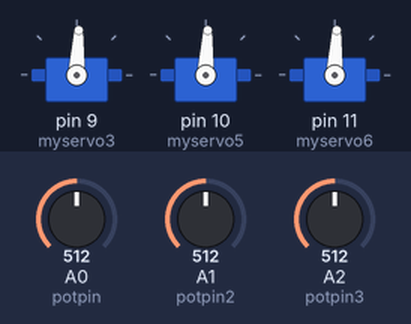
Recording of a sketch running on a simulated Arduino Uno, built with avr-gcc and run on an emulated ATmega328P. Parts: 3 × servo. The inputs (shaded band) are chosen by the test bench; at power-on: A0 (potpin) = 512, A1 (potpin2) = 512, A2 (potpin3) = 512.

Above: at 1.2 s.
1.3 s: A0 (potpin) set to 716
At 2.2 s:
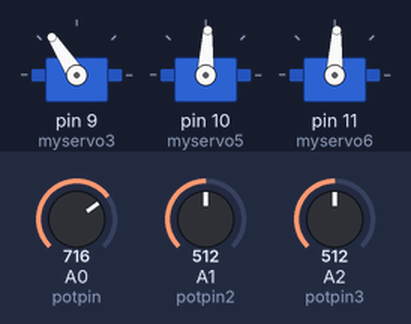
2.8 s: A1 (potpin2) set to 716
At 3.2 s:
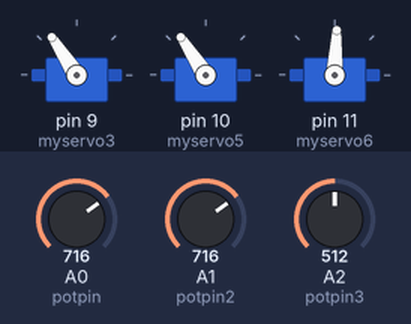
4.3 s: A2 (potpin3) set to 716
At 5.5 s:
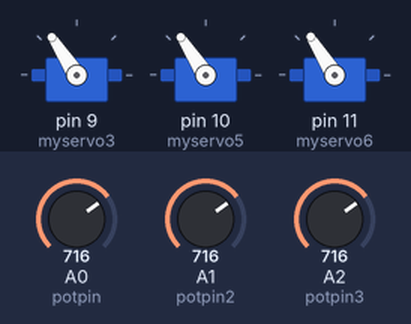
5.8 s: A0 (potpin) set to 900
At 6.8 s:
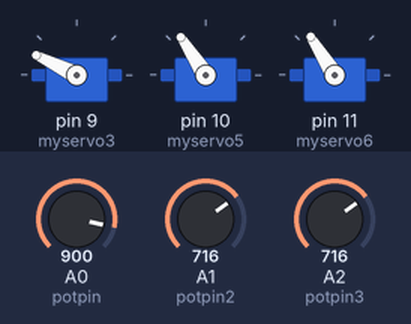
7.3 s: A1 (potpin2) set to 900
At 8.2 s:
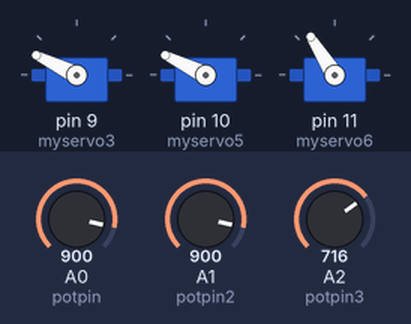
8.8 s: A2 (potpin3) set to 900
At 9.2 s:
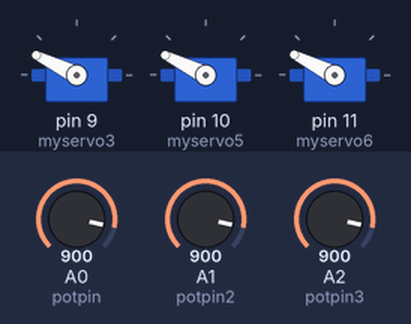
Timing chart, 0 to 11.3 s (numbered marks = the images above; inputs shaded):
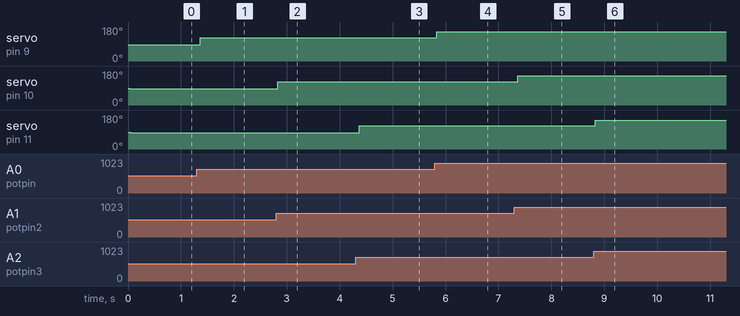

Measured:
- after the input at 1.3 s, servo on pin 9 (myservo3): 87° → 123° after 0.06 s
- after the input at 2.8 s, servo on pin 10 (myservo5): 87° → 123° at once
- after the input at 4.3 s, servo on pin 11 (myservo6): 87° → 122° after 0.07 s
- after the input at 5.8 s, servo on pin 9 (myservo3): 123° → 154° at once
- after the input at 7.3 s, servo on pin 10 (myservo5): 123° → 154° after 0.07 s
- after the input at 8.8 s, servo on pin 11 (myservo6): 122° → 153° at once

The sketch:

robot_arm_us_embassy1.ino
```cpp
// C++ code
// LAPTOP NO 19

#include <Servo.h>

Servo myservo3;
Servo myservo5;
Servo myservo6;

int potpin=0;
int potpin2=1;
int potpin3=2;

int val=0;
int val2=0;
int val3=0;

void setup()
{
  myservo3.attach(9);
  myservo5.attach(10);
  myservo6.attach(11);
}

void loop()
{
  val = analogRead(potpin);
  val = map(val, 3, 1023, 0, 176);
  myservo3.write(val);

  delay(25);

  val2 = analogRead(potpin2);
  val2 = map(val2, 3, 1023, 0, 176);
  myservo5.write(val2);

  delay(25);

  val3 = analogRead(potpin3);
  val3 = map(val3, 3, 1023, 0, 175);
  myservo6.write(val3);

  delay(25);
}
```
